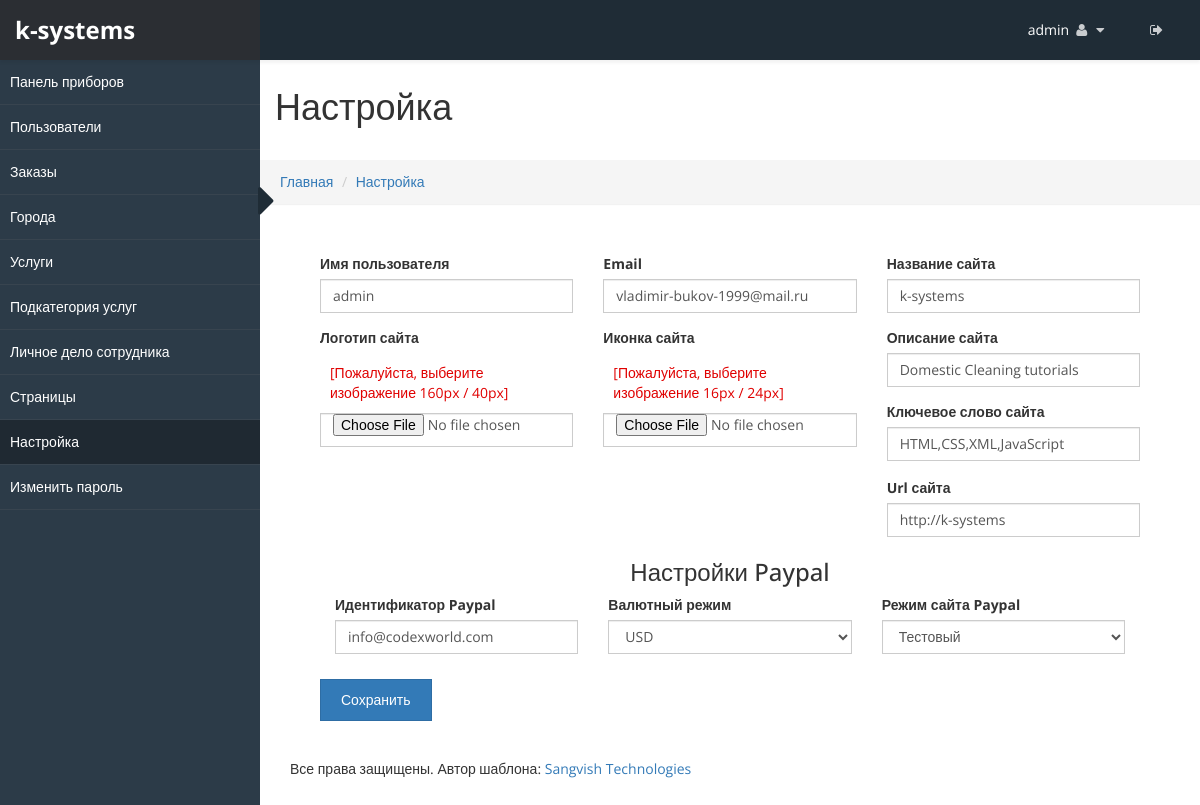
Page /admincp/setting.php (signed in) on the earlier database version.
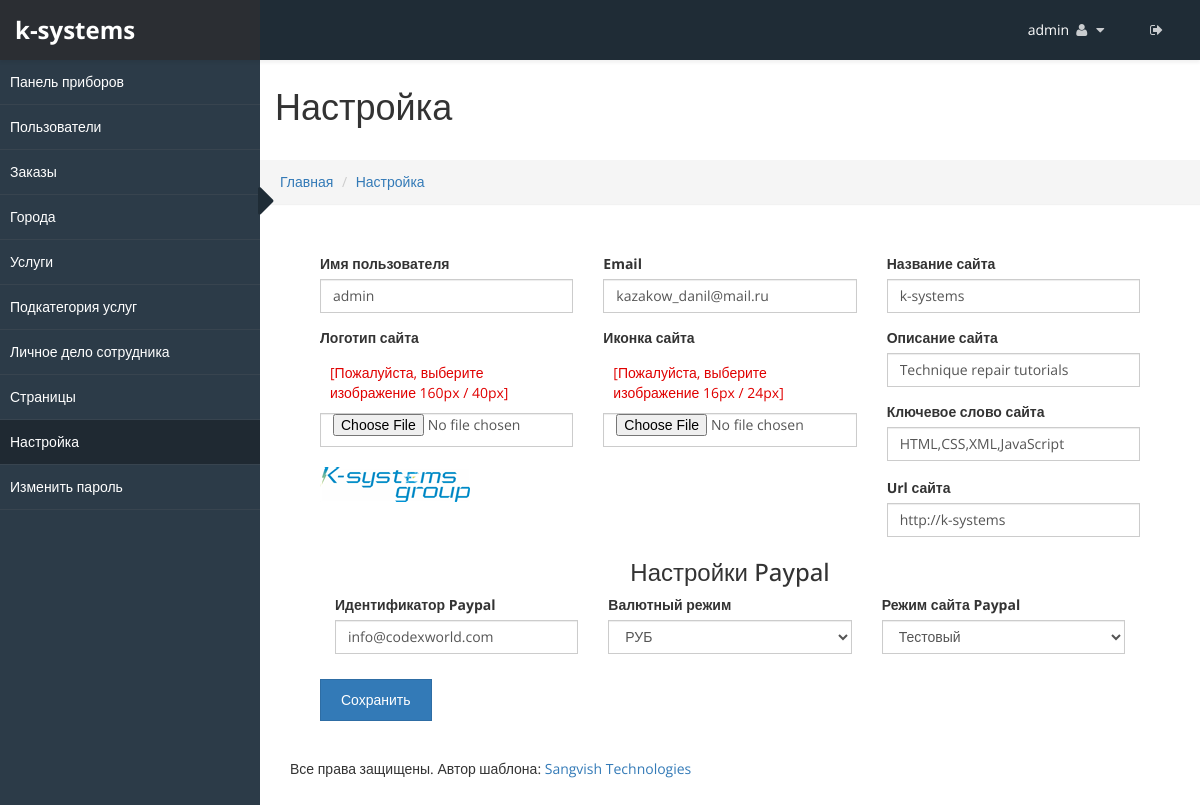
Same page on the later database version.
### tables this page shows
CREATE TABLE `sv_admin_login` (
  `admin_id` int(20) NOT NULL,
  `user_name` varchar(255) NOT NULL,
  `password` varchar(255) NOT NULL,
  `email_id` varchar(255) NOT NULL,
  `site_name` varchar(255) NOT NULL,
  `logo` varchar(255) NOT NULL,
  `favicon` varchar(255) NOT NULL,
  `site_desc` varchar(255) NOT NULL,
  `keyword` varchar(255) NOT NULL,
  `site_url` varchar(255) NOT NULL,
  `paypal_id` varchar(200) NOT NULL,
  `currency_mode` varchar(200) NOT NULL,
  `paypal_site_mode` varchar(200) NOT NULL
);

### admincp/setting.php (the view, shortened to what the changed rows need)
<!DOCTYPE html>
<html xmlns="http://www.w3.org/1999/xhtml">
<?php include("../connection.php"); ?>
<?php
	$res=mysqli_query($con, "select * from sv_admin_login");
	$row=mysqli_num_rows($res);
		if($row==0)
	 	{
			$admin_id="";
			$email_id="";
			$admin_name="";
			$site_name="";
			$logo="";
			$favicon="";
			$site_desc="";
			$keyword="";
			$site_url="";
			$paypal_id="";
			$cmode="";
			$smode="";
		}
		else
		{
			$fet=mysqli_fetch_array($res);
			$email_id=mysqli_real_escape_string($con, $fet['email_id']);
			$admin_name=mysqli_real_escape_string($con, $fet['user_name']);
			$paypal_id=mysqli_real_escape_string($con, $fet['paypal_id']);
			$cmode=mysqli_real_escape_string($con, $fet['currency_mode']);
			$smode=mysqli_real_escape_string($con, $fet['paypal_site_mode']);
		}
?>
<body>
    <div id="wrapper">
        <?php include("top_menu.php") ?>
        <div id="page-wrapper" >
		  <div class="header">
                        <h1 class="page-header">
						Настройка
                        </h1>
		</div>
            <div id="page-inner">
			    <div class="panel-body">
		<form class="" name="admin_s" id="admin_s" method="post" enctype="multipart/form-data" action="admin_setting_addcode.php">
				<div class="col-lg-4 col-md-4 col-sm-4">
					<div class="form-group">
						<label>Имя пользователя</label>
						<input type="text" id="admin_name" required="" class="form-control" name="admin_name" value="<?php echo $admin_name;?>">
					</div>
				</div>
				<div class="col-lg-4 col-md-4 col-sm-4">
					<div class="form-group">
						<label>Email</label>
						<input type="text" id="email_id" class="form-control" name="email_id" value="<?php echo $email_id;?>">
					</div>
				</div>
				<div class="col-lg-4 col-md-4 col-sm-4">
					<div class="form-group">
						<label>Название сайта</label>
						<input type="text" id="site_name" class="form-control" name="site_name" value="<?php echo $site_name;?>">
					</div>
				</div>
				<div class="col-lg-4 col-md-4 col-sm-4">
					<div class="form-group">
						<label>Логотип сайта</label>
							<div class="err" style="padding:10px;" id="">[Пожалуйста, выберите изображение 160px / 40px]</div>
							<input type="file" id="logo" class="form-control" name="logo" value="<?php echo $fet['logo'];?>">
						<?php
						if($logo=="") { ?>
						<a href="#"><img style="background: #ddd;margin-top:20px;" src="admin-logo/default-logo.png" alt="" ></a>
						<?php
							}
							else
							{
							?>
						<a href="admin-logo/<?php echo $logo;?>" target="blank"><img style="background: #ddd;margin-top:20px;" src="admin-logo/<?php echo $logo;?>" alt=""></a>
						<?php } ?>
					</div>
				</div>
				<div class="col-lg-4 col-md-4 col-sm-4">
					<div class="form-group">
						<label>Описание сайта</label>
						<input type="text" id="site_desc" class="form-control" name="site_desc" value="<?php echo $site_desc?>">
					</div>
				</div>
				<div class="col-lg-4 col-md-4 col-sm-4">
					<div class="form-group">
						<label>Ключевое слово сайта</label>
						<input type="text" id="keyword" class="form-control" name="keyword" value="<?php echo $keyword;?>">
					</div>
				</div>
				<div class="col-lg-4 col-md-4 col-sm-4">
					<div class="form-group">
						<label>Url сайта</label>
						<input type="text" id="site_url" class="form-control" name="site_url" value="<?php echo $site_url;?>">
					</div>
				</div>
				<div class="col-lg-12 col-md-12 col-sm-12">
						<div class="col-lg-4 col-md-4 col-sm-4">
						<label>Идентификатор Paypal</label>
							<input type="text" id="paypal_id" class="form-control" name="paypal_id" value="<?php echo $paypal_id;?>">
						</div>
						<div class="col-lg-4 col-md-4 col-sm-4">
							<label>Валютный режим</label>
								<select id="cmode" name="cmode" class="form-control">
									<option value="USD" <?php { if($cmode=="USD") echo "selected='selected'"; }?>>USD</option>
									<option value="RUB" <?php { if($cmode=="RUB") echo "selected='selected'"; }?>>РУБ</option>
								</select>
						</div>
						<div class="col-lg-4 col-md-4 col-sm-4">
							<label>Режим сайта Paypal</label>
								<select id="smode" name="smode" class="form-control">
									<option value="test" <?php { if($smode=="test") echo "selected='selected'"; }?>>Тестовый</option>
								</select>
						</div>
				</div>
			</form>
			</div>
    </div>
	</div>
</body>
</html>

### admincp/top_menu.php (shortened to what the changed rows need)
<?php
 $res=mysqli_fetch_array(mysqli_query($con, "select * from sv_admin_login"));
	$site_name=mysqli_real_escape_string($con, $res['site_name']);
	$logo=mysqli_real_escape_string($con, $res['logo']);
	$site_desc=mysqli_real_escape_string($con, $res['site_desc']);
	$keyword=mysqli_real_escape_string($con, $res['keyword']);
	$site_url=mysqli_real_escape_string($con, $res['site_url']);
?>
<head>
    <link href="css/bootstrap.css" rel="stylesheet" />
    <link href="css/font-awesome.css" rel="stylesheet" />
    <link href="css/custom-styles.css" rel="stylesheet" />
    <link href="js/dataTables/dataTables.bootstrap.css" rel="stylesheet" />
	    <link href="css/style.css" rel="stylesheet" />
    <link rel="stylesheet" href="js/Lightweight-Chart/cssCharts.css">
	    <link href="css/style.css" rel="stylesheet" />
		<link href="http://www.jqueryscript.net/css/jquerysctipttop.css" rel="stylesheet" type="text/css">
<link rel="stylesheet" type="text/css" href="css/livegraph.css" />
</head>
<?php include("../connection.php");
if(!isset($_SESSION['user_nam']))
	header("Location:index.php");
else
{
	$user_name=mysqli_real_escape_string($con, $_SESSION['user_nam']);
	$res=mysqli_fetch_array(mysqli_query($con, "select * from sv_admin_login where user_name='$user_name'"));
	$uname=mysqli_real_escape_string($con, $res['user_name']);
}
?>
<nav class="navbar navbar-default top-navbar" role="navigation">
            <div class="navbar-header">
                <a class="navbar-brand" href="<?php echo $site_url;?>"><strong><?php echo $site_name; ?></strong></a>
            </div>
            <ul class="nav navbar-top-links navbar-right">
                 <li class="dropdown">
                    <a class="dropdown-toggle" data-toggle="dropdown" href="#" aria-expanded="false">
					<span><?php echo $uname;?></span>
                        <i class="fa fa-user fa-fw"></i> <i class="fa fa-caret-down"></i>
                    </a>
                </li>
            </ul>
        </nav>

Differences in the rows shown:
changed sv_admin_login "k-systems": email_id "vladimir-bukov-1999@mail.ru" → "kazakow_danil@mail.ru"; logo: picture added; site_desc "Domestic Cleaning tutorials" → "Technique repair tutorials"; cmode "USD" → "РУБ"
